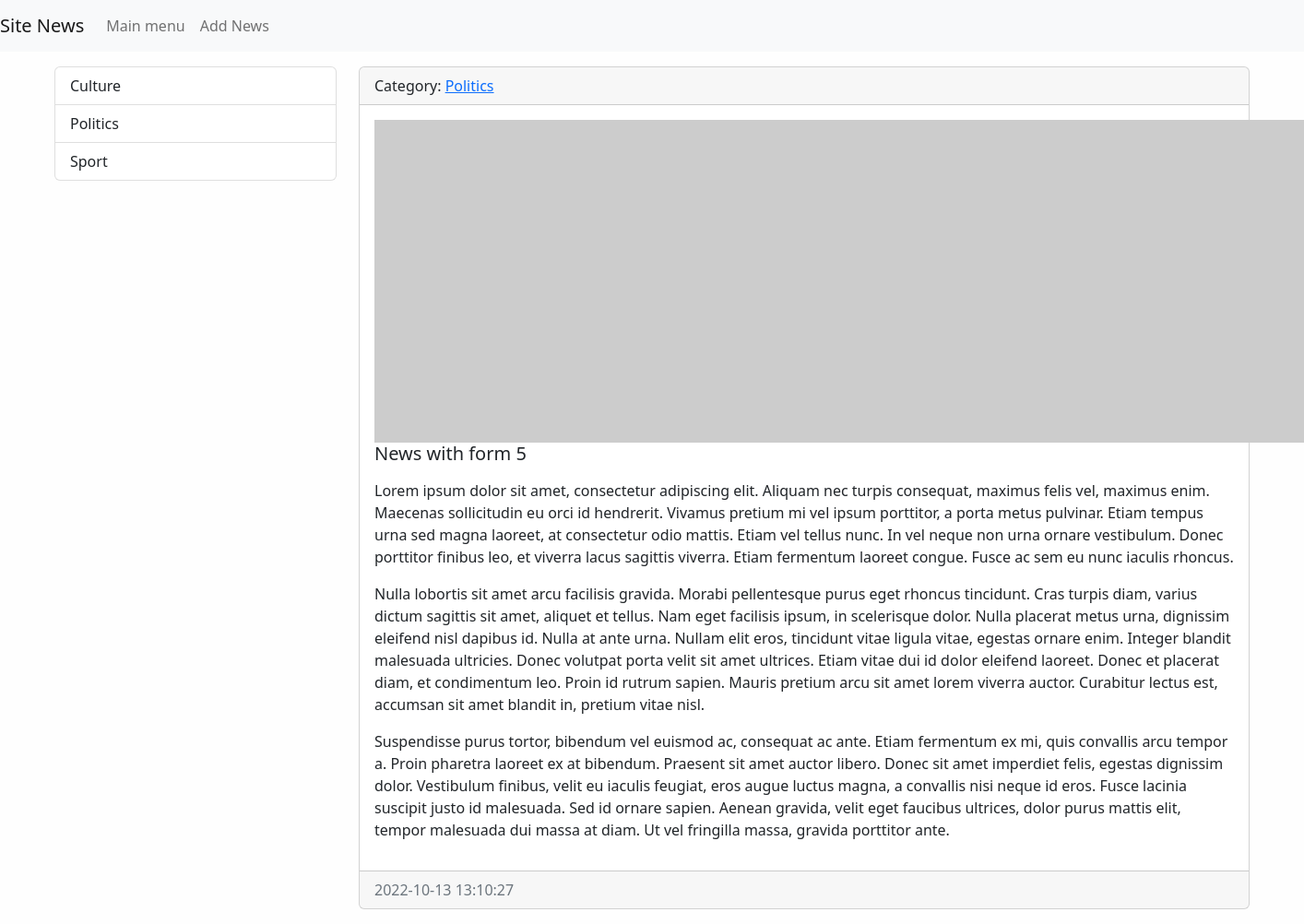
/news/12/, run on the app's committed database.
### news/models.py (models this page shows, shortened)
class Category(models.Model):
    title = models.CharField(max_length=150, db_index=True, verbose_name="Name of category")
    def get_absolute_url(self):
        return reverse('category', kwargs={"category_id": self.pk})
    def __str__(self):
        return self.title
    class Meta:
        verbose_name = "Category"
        verbose_name_plural = "All Category"
        ordering = ["title"]

class News(models.Model):
    title = models.CharField(max_length=150, verbose_name="Title")
    content = models.TextField(blank=True,
                               verbose_name="Content")  # content can be kept blank. In the database ("") will be stored.
    created_at = models.DateTimeField(auto_now_add=True, verbose_name="Created at")
    updated_at = models.DateTimeField(auto_now=True, verbose_name="Updated at")
    photo = models.ImageField(upload_to="photos/%Y/%m/%d", verbose_name="Photo", blank=True)
    is_published = models.BooleanField(default=True, verbose_name="Is published?")
    category = models.ForeignKey("Category", on_delete=models.PROTECT, verbose_name="Name of category")
    class Meta:
        verbose_name = "News"
        verbose_name_plural = "All News"
        ordering = ["-created_at"]

### news/views.py (the view)
# urls.py: path('news/<int:pk>/', ViewNews.as_view(), name='view_news'),
class ViewNews(DetailView):
    model = News
    context_object_name = 'news_item'

### news/templatetags/news_tags.py (called while the page is built)
@register.inclusion_tag('news/list_categories.html')
def show_categories(arg1="Hello", arg2="world"):
    categories = Category.objects.all()
    return {"categories": categories, "arg1": arg1, "arg2": arg2}

### news/templates/news/news_detail.html (shortened to what this page needs)
{% extends 'base.html' %}
{% block sidebar %}
{% include 'inc/_sidebar.html' %}
{% endblock %}
{% block content %}
<div class="card mb-3">
    <div class="card-header">
        Category: <a href="{{ news_item.category.get_absolute_url }}">{{news_item.category}}</a>
    </div>
    <div class="card-body">
        {% if item.photo %}
        <img src="{{ news_item.photo.url }}" alt="" width="350" class="float-left-mr-3">
        {% else %}
        <img src="https://picsum.photos/id/1060/350/235/?blur=2" alt="" class="float-left-mr-3">
        {% endif %}
        <h5 class="card-title">{{news_item.title}}</h5>
        {% autoescape off %}
        <p class="card-text">{{news_item.content|safe|linebreaks}}</p>
        {% endautoescape %}
    </div>
    <div class="card-footer text-muted">
        {{news_item.created_at|date:"Y-m-d H:i:s"}}
    </div>
</div>
{% endblock %}

### news/templates/news/list_categories.html
<div class="list-group">
    {% for item in categories %}
    <a href="{{ item.get_absolute_url }}" class="list-group-item list-group-item-action">{{item.title}}</a>
    {% endfor %}
</div>

### my_app/static/css/style.css (style rules this page uses)
body { background-color: #fefefe; }

### data on the page
Category: title "Culture"
Category: title "Politics"
Category: title "Sport"
News: category "Politics", title "News with form 5", content "Lorem ipsum dolor sit amet, consectetur adipiscing elit. Aliquam nec turpis consequat, maximus felis vel, maximus enim. Maecenas sollicitudin eu orci id hendrerit. Vivamus pretium mi vel ipsum porttitor, a porta metus pulvinar. Etiam tempus urna sed magna laoreet, at consectetur odio mattis. Etiam vel tellus nunc. In vel neque non urna ornare vestibulum. Donec porttitor finibus leo, et viverra lacus sagittis viverra. Etiam fermentum laoreet congue. Fusce ac sem eu nunc iaculis rhoncus. Nulla lobortis sit amet arcu facilisis gravida. Morabi pellentesque purus eget rhoncus tincidunt. Cras turpis diam, varius dictum sagittis sit amet, aliquet et tellus. Nam eget facilisis ipsum, in scelerisque…", created_at "2022-10-13 13:10:27"
